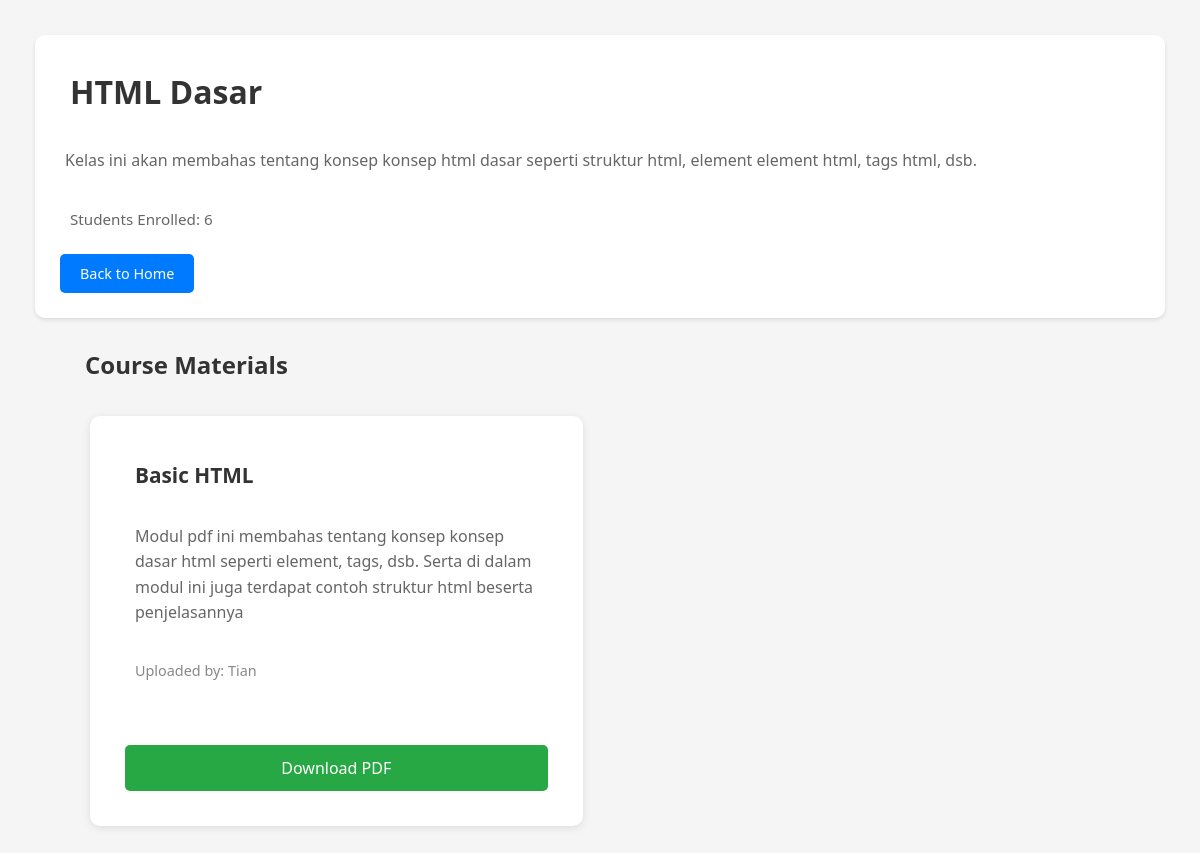
The page /course/3/ (signed in) on the database its author committed.
### main/models.py (models this page shows, shortened)
class Course(models.Model):
    name = models.CharField(max_length=200)
    description = models.TextField()
    teacher = models.ForeignKey(
        User,
        on_delete=models.CASCADE,
        related_name='courses_taught',
        limit_choices_to={'role': User.Role.TEACHER}
    )
    students = models.ManyToManyField(
        User,
        related_name='courses_enrolled',
        blank=True,
        limit_choices_to={'role': User.Role.STUDENT}
    )

class PDFModule(models.Model):
    title = models.CharField(max_length=200)
    description = models.TextField()
    file = models.FileField(upload_to='course_pdfs/')
    course = models.ForeignKey(Course, on_delete=models.CASCADE, related_name='pdf_modules')
    uploaded_by = models.ForeignKey(
        User,
        on_delete=models.CASCADE,
        related_name='pdfs_created',
        limit_choices_to={'role': User.Role.TEACHER}
    )

class User(AbstractUser):
    class Role(models.TextChoices):
        STUDENT = "STUDENT", "Student"
        TEACHER = "TEACHER", "Teacher"
        ADMIN = "ADMIN", "Admin"
    username = None
    email = models.EmailField(unique=True)
    password = models.CharField(max_length=128, null=False, blank=False)
    full_name = models.CharField(max_length=200)
    nim = models.CharField(max_length=20, unique=True, null=True, blank=True)
    role = models.CharField(max_length=20, choices=Role.choices, default=Role.STUDENT)
    USERNAME_FIELD = 'email'
    REQUIRED_FIELDS = ['full_name']
    objects = CustomUserManager()

### main/views.py (the view)
# urls.py: path('course/<int:course_id>/', course_detail, name='course_detail'),
@login_required
def course_detail(request, course_id):
    course = get_object_or_404(Course, id=course_id)
    if request.user.role == User.Role.STUDENT:
        if request.user not in course.students.all():
            return HttpResponse("You are not enrolled in this course", status=403)
    elif request.user.role == User.Role.TEACHER:
        if course.teacher != request.user:
            return HttpResponse("You are not the teacher of this course", status=403)
    pdf_modules = PDFModule.objects.filter(course=course)
    return render(request, 'classpage.html', {
        'course': course,
        'pdf_modules': pdf_modules
    })

### main/templates/classpage.html (shortened to what this page needs)
<!DOCTYPE html>
<html lang="en">
<head>
    {% load static %}
    <link rel="stylesheet" href="{% static 'css/classpage.css' %}">
</head>
<body>
    <header>
        <h1>{{ course.name }}</h1>
        <p class="description">{{ course.description }}</p>
        {% if request.user.role == 'STUDENT' %}
            <p class="teacher-name">Teacher: {{ course.teacher.full_name }}</p>
        {% elif request.user.role == 'TEACHER' %}
            <p class="student-count">Students Enrolled: {{ course.students.count }}</p>
        {% endif %}
        <a href="{% url 'home' %}" class="btn-back">Back to Home</a>
    </header>
    <div class="content">
        <h2>Course Materials</h2>
        {% if pdf_modules %}
            <div class="pdf-list">
                {% for pdf in pdf_modules %}
                    <div class="pdf-card">
                        <div class="pdf-info">
                            <h3>{{ pdf.title }}</h3>
                            <p class="pdf-description">{{ pdf.description }}</p>
                            <p class="uploaded-info">
                                Uploaded by: {{ pdf.uploaded_by.full_name }}
                            </p>
                        </div>
                        <div class="pdf-actions">
                            <a href="{% url 'download_pdf' pdf.id %}" class="btn-download">
                                Download PDF
                            </a>
                        </div>
                    </div>
                {% endfor %}
            </div>
        {% endif %}
    </div>
</body>
</html>

### main/static/css/classpage.css (style rules this page uses)
* { margin: 5px; padding: 10px; box-sizing: border-box; }
body { font-family: 'Segoe UI', Tahoma, Geneva, Verdana, sans-serif; background: #f5f5f5; }
header { background: white; padding: 20px; box-shadow: 0 2px 4px rgba(0,0,0,0.1); border-radius: 10px; margin-bottom: 20px; }
header h1 { color: #333; font-size: 2em; margin-bottom: 15px; }
.description { color: #666; margin: 15px 0; line-height: 1.6; font-size: 1em; }
.teacher-name, .student-count { color: #666; font-weight: 500; margin-top: 10px; font-size: 0.95em; }
.btn-back { display: inline-block; margin-top: 10px; padding: 10px 20px; background: #007bff; color: white; text-decoration: none; border-radius: 5px; font-size: 0.9em; font-weight: 500; transition: background 0.3s; }
.content { max-width: 1200px; margin: 0 auto; padding: 0 40px 40px 40px; }
.content h2 { color: #333; margin-bottom: 10px; font-size: 1.5em; }
.pdf-list { display: grid; grid-template-columns: repeat(auto-fill, minmax(350px, 1fr)); gap: 25px; }
.pdf-card { background: white; border-radius: 10px; padding: 15px; box-shadow: 0 2px 8px rgba(0,0,0,0.1); transition: all 0.3s ease; display: flex; flex-direction: column; }
.pdf-info { flex-grow: 1; margin-bottom: 20px; }
.pdf-info h3 { color: #333; margin-bottom: 15px; font-size: 1.3em; display: flex; align-items: center; gap: 8px; }
.pdf-description { color: #666; line-height: 1.6; margin-bottom: 15px; }
.uploaded-info { color: #888; font-size: 0.9em; margin-top: 10px; }
.pdf-actions { display: flex; gap: 5px; flex-direction: column; }
.btn-download, .btn-view { padding: 12px 20px; text-decoration: none; border-radius: 5px; font-weight: 500; transition: all 0.3s; text-align: center; display: inline-block; }
.btn-download { background: #28a745; color: white; }

### rows shown on the page
Course: name "HTML Dasar", description "Kelas ini akan membahas tentang konsep konsep html dasar seperti struktur html, element element html, tags html, dsb.", students.count "6"
PDFModule: title "Basic HTML", description "Modul pdf ini membahas tentang konsep konsep dasar html seperti element, tags, dsb. Serta di dalam modul ini juga terdapat contoh struktur html beserta penjelasannya", uploaded_by.full_name "Tian"
